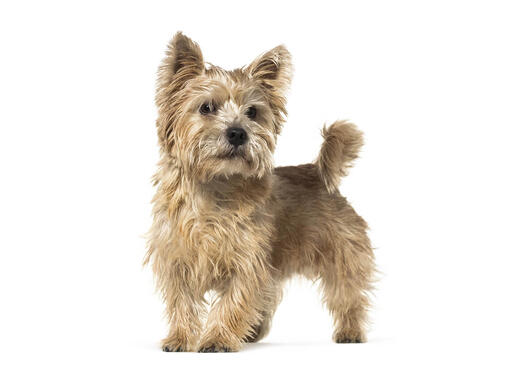
#> input picture HOG/data/dog.jpg, 510 x 391 px
$ jupyter execute Exercise.ipynb   (shell and % lines are left out)   (older library calls are emulated)
#> lines starting #> are read from the running program, lines starting #| are printed output that depends on the picture
[cell 1]
import cv2
import numpy as np
import matplotlib.pyplot as plt
%cd /home/marti/Documents/GitHub/image3D/HOG/data

# HOG

We are going to work with Histogram of Oriented Gradients (HOG) feature descriptor from Dalal and Triggs. The main purpose of this exercise is to discover the insights of this technique.

In the folder called `data` you will find 4 basic images: vertical and horizontal blocks, square and a circle.

We will follow next steps:
1. Load an image.
2. Calculate the gradient on both axis and visualize the results.
3. Calculate two images: one with the magnitude and another with direction of the gradient.
4. Transform the two images to an histogram of 9 bins `[0, 20, 40, 60, 80, 100, 120, 140, 160]`
6. Visualize the histogram and save it.

You have to compare the results you obtained with the different ROIs of the basic images, save each histogram as a figure.

## Steps

### 1

Load an image and visualize it.

[cell 2]
img = cv2.imread("dog.jpg",0)
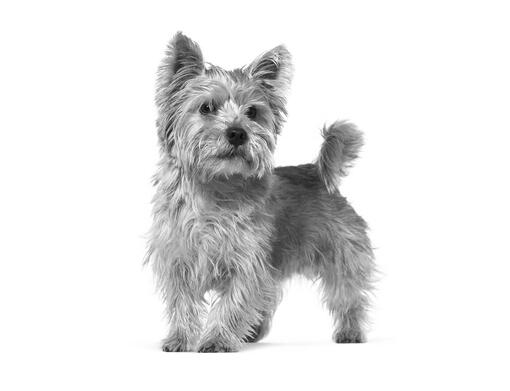
#> img: shape (391, 510); min 0, max 255, mean 228
plt.imshow(img)
plt.show()

###  2.

To calculate the gradient on both axis we can use the **Sobel Operator**. It uses two 3×3 kernels which are convolved with the original image to calculate approximations of the derivatives – one for horizontal changes, and one for vertical. See [Formulation](https://en.wikipedia.org/wiki/Sobel_operator) section for more details.

To visualize the results you can use the `convertScaleAbs` function of `cv2` that scales, calculates absolute values, and converts the result to 8-bit.

[cell 3]
# TODO
gx = cv2.Sobel(img, cv2.CV_16S, 1, 0, ksize=3, scale=1, delta=0, borderType=cv2.BORDER_DEFAULT)
gy = cv2.Sobel(img, cv2.CV_16S, 0, 1, ksize=3, scale=1, delta=0, borderType=cv2.BORDER_DEFAULT)
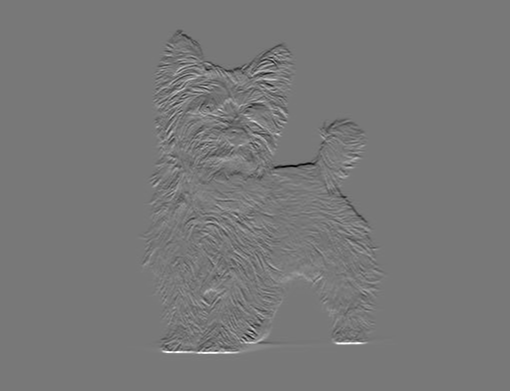
#> gy: shape (391, 510) int16; min -692, max 768, mean 0; drawn with min black and max white

## gx and gy are the gradient images on both directions
grad_x = cv2.convertScaleAbs(gx)
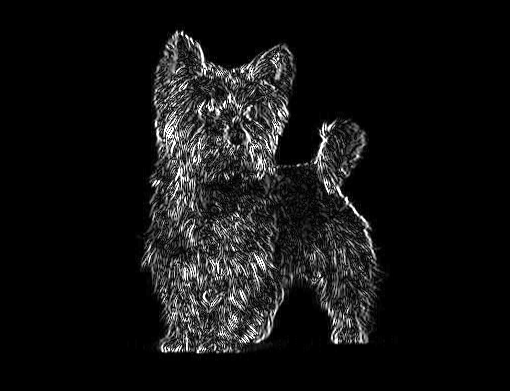
#> grad_x: shape (391, 510); min 0, max 255, mean 18.6
grad_y = cv2.convertScaleAbs(gy)
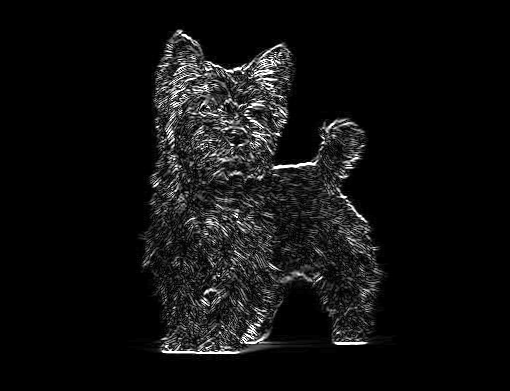
#> grad_y: shape (391, 510); min 0, max 255, mean 15.8

fig, (ax1, ax2) = plt.subplots(1, 2)
ax1.imshow(grad_y); # vertical gradient image
ax2.imshow(grad_x); # horizontal gradient image

### 3.

Calculate the direction and magnitude of the gradient by using `cartToPolar` function of `cv2` library, it  calculates the magnitude and angle of 2D vectors.

**Note**: It is easier to work with angles in degrees.

$$||G||=\sqrt{G_x^2+G_y^2}$$

$$\theta = arctan(\dfrac{G_y}{G_x})$$

[cell 4]
# TODO

# I should be having the same values computed here right?
# It's just a conversion to polar
mag = np.sqrt(np.power(gx,2)+np.power(gy,2))
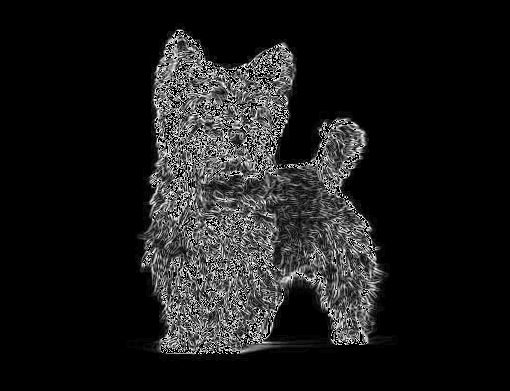
#> mag: shape (391, 510) float32; 2.76% of the values are NaN or infinite; the others: min 0, max 181, mean 19.74; drawn with min black, max white, NaN and infinite black
theta = np.arctan(gy/gx)
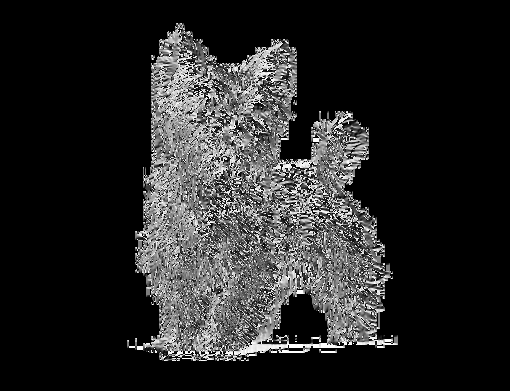
#> theta: shape (391, 510) float64; 69.17% of the values are NaN or infinite; the others: min -1.57, max 1.57, mean -0.0101; drawn with min black, max white, NaN and infinite black

# Getting just a tone of nan for theta,
# gessing there are not the interesting parts of the image

# print(img.shape)  # Same shape and use the same astype
# print(theta.shape)

# Just using the gradient as a normal x and y axis and then
# computing the Polar (which has magnitud and an angle as representation)
magnitude, angle = cv2.cartToPolar(gx.astype(float),gy.astype(float))
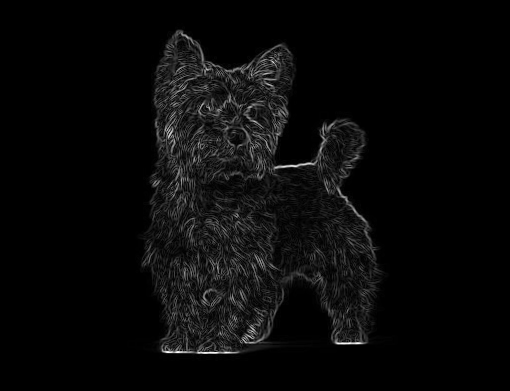
#> magnitude: shape (391, 510) float64; min 0, max 768.8, mean 27.9; drawn with min black and max white
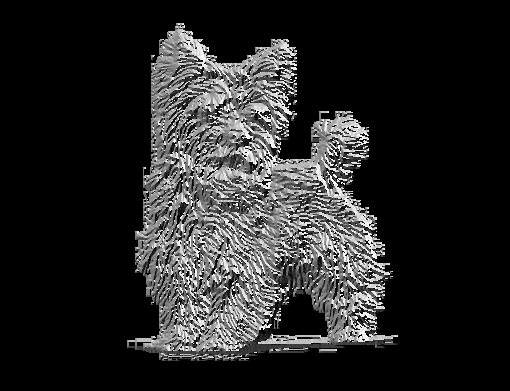
#> angle: shape (391, 510) float64; min 0, max 6.28, mean 0.962; drawn with min black and max white

fig, ((ax1, ax2),(ax3, ax4)) = plt.subplots(2, 2)
ax1.set_axis_off()
ax2.set_axis_off()
ax3.set_axis_off()
ax4.set_axis_off()

ax1.set_title('cv2.cartToPolar angle')
ax2.set_title('Computet theta')
ax1.imshow(angle)
ax2.imshow(cv2.convertScaleAbs(theta))
ax3.set_title('cv2.cartToPolar magnitud')
ax4.set_title('Computet magnitud')
ax3.imshow(magnitude)
ax4.imshow(cv2.convertScaleAbs(mag))
plt.show()
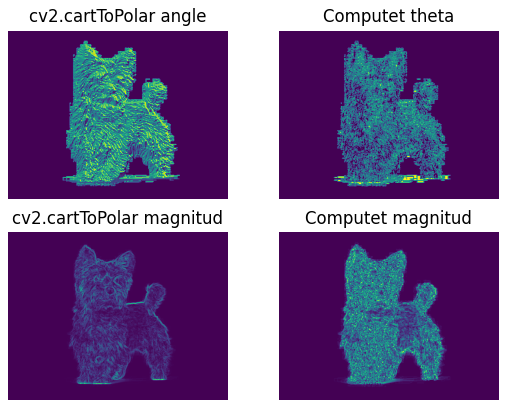
#> figure drawn by matplotlib, 4 panels

### 4

Construct a 9-bin histogram using the results of the previous steps

[cell 5]
hist = np.zeros((9))

# TODO: histogram construction

# Visualization

labels = np.asarray([i for i in range(0, 180, 20)])

for x in range(magnitude.shape[0]):
    for y in range(magnitude.shape[1]):
        for i in range(len(labels)):
            # Check the last one
            if labels[len(labels)-1] > angle[x][y] and i==(len(labels)-1):
                hist[0]+=magnitude[x][y]/2
                hist[len(labels)-1]+=magnitude[x][y]/2
            # Check exact ones
            elif angle[x][y]==labels[i]:
                hist[i]+=magnitude[x][y]
            # Check the in the in between values
            elif angle[x][y]>labels[i] and angle[x][y]<labels[(i+1)%len(labels)]:
                hist[i]+=magnitude[x][y]/2
                hist[(i+1)%len(labels)] += magnitude[x][y]/2
#> after the loop, hist = [5579296.3, 2780618.2, 0, 0, 0, 0, 0, 0, 2786638.2]


fig, ax = plt.subplots(figsize = (6,4))
ax.bar(range(0,9), hist)
ax.set_xticks(np.asarray(range(0,9)))
ax.set_xticklabels(labels)
plt.title("HOG")
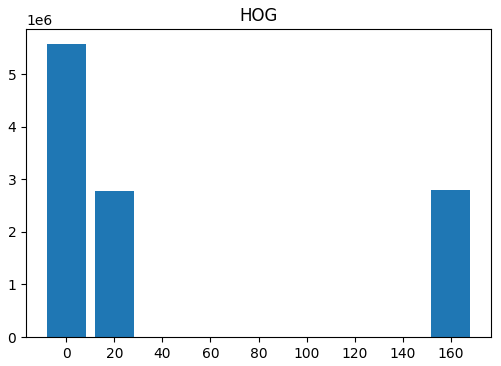
#> figure drawn by matplotlib, 1 panel; tallest bar 5579296.3 high, from x = -0.4 to 0.4

$ run again, with HOG/data/square.png saved as HOG/data/dog.jpg
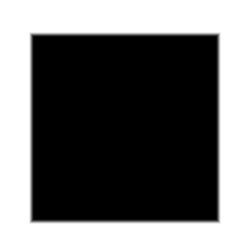
#> input picture HOG/data/square.png, 250 x 250 px
#> img is the input picture: shape (250, 250); min 0, max 255, mean 111.9
#> `plt.show()`:
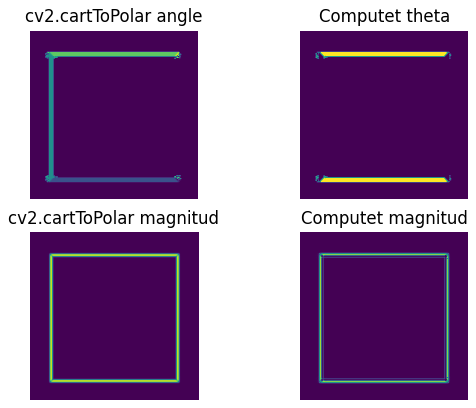
#> figure drawn by matplotlib, 4 panels
#> after the loop `for x in range(magnitude.shape[0]):`: hist = [1701513.2, 582118.6, 0, 0, 0, 0, 0, 0, 761210.6]
#> `[cell 5] hist = np.zeros((9))  # TODO: histogram construction  # Visua..`:
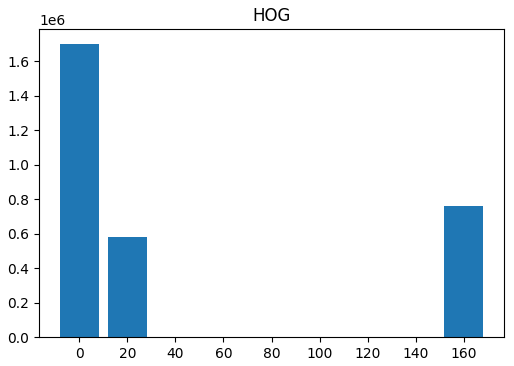
#> figure drawn by matplotlib, 1 panel; tallest bar 1701513.2 high, from x = -0.4 to 0.4
